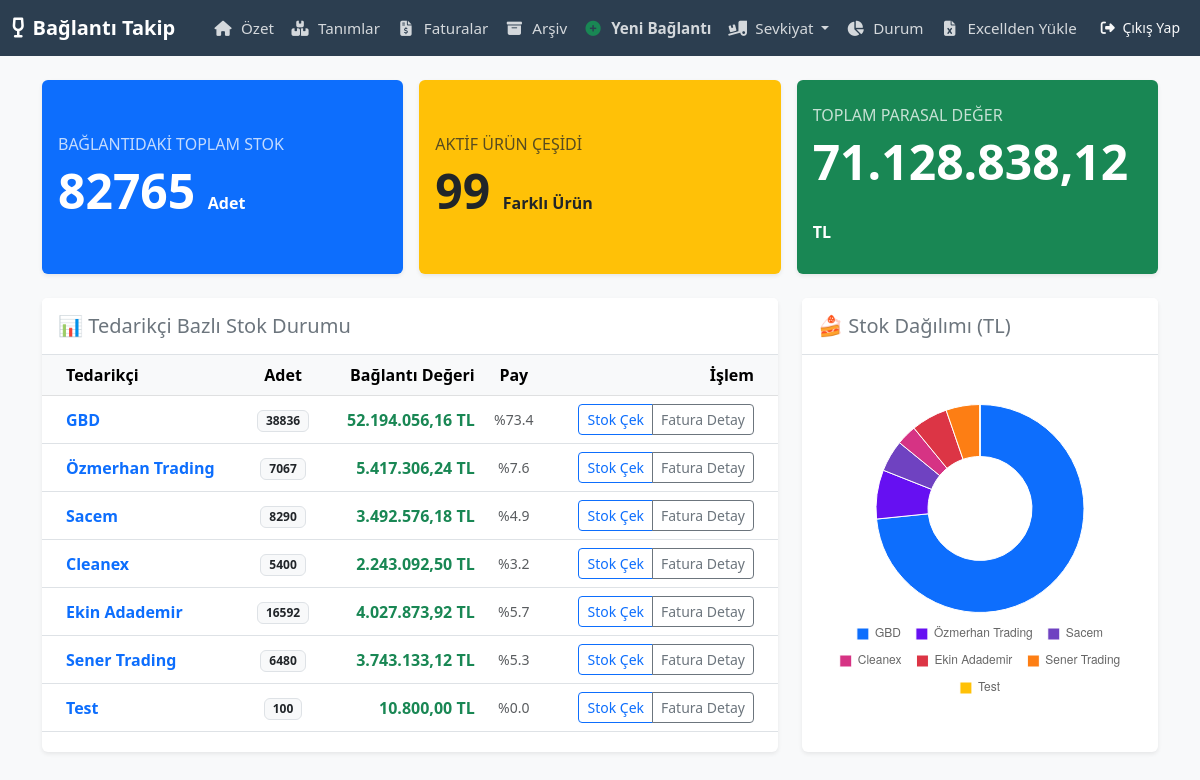
Page / (signed in) on the committed database.
### tables this page shows
CREATE TABLE tedarikciler 
                     (id INTEGER PRIMARY KEY AUTOINCREMENT, ad TEXT);

### app/routes.py (the view)
@main.route('/')
@login_required
def index():
    toplam_adet, toplam_tutar, toplam_cesit, ozet = DatabaseManager.get_dashboard_stats()
    return render_template('dashboard.html',
                           toplam_adet=toplam_adet,
                           toplam_tutar=toplam_tutar,
                           toplam_cesit=toplam_cesit,
                           ozet=ozet)

### app/models.py (called while the page is built)
    @staticmethod
    def get_db_connection():
        conn = sqlite3.connect(current_app.config['DB_NAME'])
        conn.row_factory = sqlite3.Row
        return conn

    @staticmethod
    def get_user_by_id(user_id):
        conn = DatabaseManager.get_db_connection()
        user_data = conn.execute("SELECT * FROM kullanicilar WHERE id = ?", (user_id,)).fetchone()
        conn.close()
        if user_data: return User(user_data['id'], user_data['username'], user_data['password'])
        return None

    @staticmethod
    def get_dashboard_stats():
        conn = DatabaseManager.get_db_connection()
        toplam_adet = conn.execute("SELECT SUM(kalan_adet) FROM faturalar").fetchone()[0] or 0
        toplam_tutar = conn.execute("SELECT SUM(kalan_adet * net_maliyet) FROM faturalar").fetchone()[0] or 0
        toplam_cesit = conn.execute("SELECT COUNT(DISTINCT urun_id) FROM faturalar WHERE kalan_adet > 0").fetchone()[0] or 0
        ozet = conn.execute('SELECT t.ad, SUM(f.kalan_adet), SUM(f.kalan_adet * f.net_maliyet), t.id FROM faturalar f JOIN tedarikciler t ON f.tedarikci_id = t.id WHERE f.kalan_adet > 0 GROUP BY t.id').fetchall()
        conn.close()
        return toplam_adet, toplam_tutar, toplam_cesit, ozet

### app/templates/dashboard.html (shortened to what this page needs)
{% extends "base.html" %}
{% block content %}
<div class="row g-3 mb-4">
    <div class="col-md-4">
        <div class="card text-white bg-primary h-100 shadow-sm">
            <div class="card-body d-flex flex-column justify-content-center">
                <h6 class="card-title text-uppercase opacity-75">Bağlantıdaki Toplam Stok</h6>
                <h2 class="display-5 fw-bold mb-0">{{ toplam_adet }} <span class="fs-6">Adet</span></h2>
            </div>
        </div>
    </div>
    <div class="col-md-4">
        <div class="card text-white bg-warning h-100 shadow-sm">
            <div class="card-body d-flex flex-column justify-content-center text-dark">
                <h6 class="card-title text-uppercase opacity-75">Aktif Ürün Çeşidi</h6>
                <h2 class="display-5 fw-bold mb-0">{{ toplam_cesit }} <span class="fs-6">Farklı Ürün</span></h2>
            </div>
        </div>
    </div>
    <div class="col-md-4">
        <div class="card text-white bg-success h-100 shadow-sm">
            <div class="card-body d-flex flex-column justify-content-center">
                <h6 class="card-title text-uppercase opacity-75">Toplam Parasal Değer</h6>
                <h2 class="display-5 fw-bold mb-0">{{ toplam_tutar | money }} <span class="fs-6">TL</span></h2>
            </div>
        </div>
    </div>
</div>
<div class="row">
    <div class="col-md-8">
        <div class="card shadow-sm border-0 h-100">
            <div class="card-header bg-white border-bottom py-3">
                <h5 class="mb-0 text-secondary">📊 Tedarikçi Bazlı Stok Durumu</h5>
            </div>
            <div class="card-body p-0">
                <div class="table-responsive">
                    <table class="table table-hover mb-0 align-middle">
                        <thead class="table-light">
                            <tr>
                                <th class="ps-4">Tedarikçi</th>
                                <th class="text-center">Adet</th>
                                <th class="text-end">Bağlantı Değeri</th>
                                <th class="text-center">Pay</th> <th class="text-end pe-4">İşlem</th>
                            </tr>
                        </thead>
                        <tbody>
                            {% for row in ozet %}
                            <tr>
                                <td class="ps-4 fw-bold text-primary">{{ row[0] }}</td>
                                <td class="text-center">
                                    <span class="badge bg-light text-dark border px-2 py-1">{{ row[1] }}</span>
                                </td>
                                <td class="text-end fw-bold text-success">{{ row[2] | money }} TL</td>
                                <td class="text-center text-muted small">
                                    {% if toplam_tutar > 0 %}
                                        %{{ "%.1f"|format(row[2] / toplam_tutar * 100) }}
                                    {% else %}
                                        %0.0
                                    {% endif %}
                                </td>
                                <td class="text-end pe-4">
                                    <div class="btn-group">
                                        <a href="{{ url_for('main.mal_cek', tedarikci_id=row[3]) }}" class="btn btn-sm btn-outline-primary">Stok Çek</a>
                                        <a href="{{ url_for('main.rapor', tedarikci=row[3]) }}" class="btn btn-sm btn-outline-secondary"> Fatura Detay</a>
                                    </div>
                                </td>
                            </tr>
                            {% else %}
                            <tr>
                                <td colspan="5" class="text-center py-4 text-muted"> Henüz aktif bakiyesi olan bir tedarikçi yok.
                                </td>
                            </tr>
                            {% endfor %}
                        </tbody>
                    </table>
                </div>
            </div>
        </div>
    </div>
    <div class="col-md-4">
        <div class="card shadow-sm border-0 h-100">
            <div class="card-header bg-white border-bottom py-3">
                <h5 class="mb-0 text-secondary">🍰 Stok Dağılımı (TL)</h5>
            </div>
            <div class="card-body d-flex align-items-center justify-content-center">
                <canvas id="supplierChart" style="max-height: 300px;"></canvas>
            </div>
        </div>
    </div>
</div>
<script>
    document.addEventListener("DOMContentLoaded", function() {
        const labels = [{% for row in ozet %}"{{ row[0] }}",{% endfor %}];
        const dataValues = [{% for row in ozet %}{{ row[2] }},{% endfor %}];
        if (labels.length === 0) {
            document.getElementById('supplierChart').parentElement.innerHTML = "<p class='text-muted'>Görüntülenecek veri yok.</p>";
            return;
        }
        const ctx = document.getElementById('supplierChart').getContext('2d');
        new Chart(ctx, {
            type: 'doughnut',
            data: {
                labels: labels,
                datasets: [{
                    data: dataValues,
                    backgroundColor: [
                        '#0d6efd', '#6610f2', '#6f42c1', '#d63384', '#dc3545',
                        '#fd7e14', '#ffc107', '#198754', '#20c997', '#0dcaf0'
                    ],
                    borderWidth: 1
                }]
            },
            options: {
                responsive: true,
                maintainAspectRatio: false,
                plugins: {
                    legend: {
                        position: 'bottom',
                        labels: {
                            boxWidth: 12,
                            padding: 15
                        }
                    },
                    tooltip: {
                        callbacks: {
                            label: function(context) {
                                let label = context.label || '';
                                if (label) {
                                    label += ': ';
                                }
                                if (context.parsed !== null) {
                                    label += new Intl.NumberFormat('tr-TR', { style: 'currency', currency: 'TRY' }).format(context.parsed);
                                }
                                return label;
                            }
                        }
                    }
                }
            }
        });
    });
</script>
{% endblock %}

### app/templates/base.html (style rules this page uses)
body { background-color: #f8f9fa; }
.card { box-shadow: 0 4px 6px rgba(0,0,0,0.1); border: none; margin-bottom: 20px; }

### rows in the picture
tedarikciler: ad "GBD", row "38836", row "52.194.056,16", row "73.4"
tedarikciler: ad "Özmerhan Trading", row "7067", row "5.417.306,24", row "7.6"
tedarikciler: ad "Sacem", row "8290", row "3.492.576,18", row "4.9"
tedarikciler: ad "Cleanex", row "5400", row "2.243.092,50", row "3.2"
tedarikciler: ad "Ekin Adademir", row "16592", row "4.027.873,92", row "5.7"
tedarikciler: ad "Sener Trading", row "6480", row "3.743.133,12", row "5.3"
tedarikciler: ad "Test", row "100", row "10.800,00", row "0.0"

### other values in the picture
{{ toplam_adet }} "82765"
{{ toplam_cesit }} "99"
{{ toplam_tutar | money }} "71.128.838,12"
chart data {{ row[0] }} GBD, Özmerhan Trading, Sacem, Cleanex, Ekin Adademir, Sener Trading, Test
chart data {{ row[2] }} 52194056.1642, 5417306.242800001, 3492576.17568, 2243092.5, 4027873.92, 3743133.12, 10800.0
